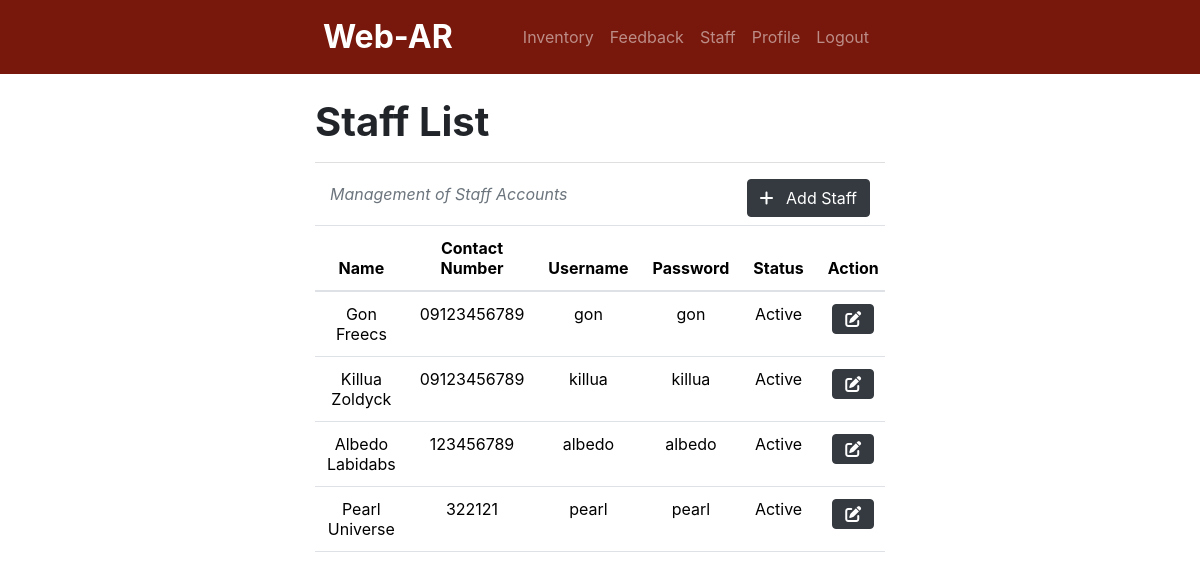
Screenshot of /inventory/staff.php (signed in) with the database file from the repository.
### tables this page shows
CREATE TABLE `user` (
  `userID` int(11) NOT NULL,
  `firstName` text NOT NULL,
  `lastName` text NOT NULL,
  `contactNumber` varchar(20) NOT NULL,
  `username` varchar(100) NOT NULL,
  `password` varchar(100) NOT NULL,
  `role` text NOT NULL,
  `isActive` tinyint(1) NOT NULL DEFAULT 1 COMMENT '1 - active; 0 - inactive'
);

### inventory/staff.php (the view, shortened to what this page needs)
<?php
    include '../header.php';
    include 'navbar.php';
    include '../db_connect.php';
?>
<div class="container w-50">
    <h1 class="text-start fw-bold mt-4">Staff List</h1>
    <hr style="height:1px;border-width:0;color:gray;background-color:gray">
    <div class="container d-flex justify-content-between align-items-center">
        <p class="text-muted fst-italic">Management of Staff Accounts</p>
        <button class="btn btn-dark mb-2" href="#" data-bs-toggle="modal" data-bs-target="#addStaffModal" role="button">
            <i class="fa-solid fa-plus"></i>
            <span class="ms-2">Add Staff</span>
        </button>
    </div>
    <div class="table-responsive">
        <table class="table table-hover">
            <thead class="text-center">
                <tr>
                    <th scope="col">Name</th>
                    <th scope="col">Contact Number</th>
                    <th scope="col">Username</th>
                    <th scope="col">Password</th>
                    <th scope="col">Status</th>
                    <th scope="col">Action</th>
                </tr>
            </thead>
            <tbody>
                <?php
                    $q= "SELECT * FROM user WHERE role = 'Staff' ";
                    $r = mysqli_query($conn, $q);
                    while ($row = mysqli_fetch_assoc($r)) {
                        $staffID             = $row['userID'];
                        $staffFirstName      = $row['firstName'];
                        $staffLastName       = $row['lastName'];
                        $staffContactNumber  = $row['contactNumber'];
                        $staffUsername       = $row['username'];
                        $staffPassword       = $row['password'];
                        $staffStatus         = $row['isActive'];
                        $statusText = ($staffStatus == 1) ? "Active" : "Inactive";
                        ?>
                    <tr>
                        <td class="text-center"><?php echo $staffFirstName . ' ' . $staffLastName; ?></td>
                        <td class="text-center"><?php echo $staffContactNumber; ?></td>
                        <td class="text-center"><?php echo $staffUsername; ?></td>
                        <td class="text-center"><?php echo $staffPassword; ?></td>
                        <td class="text-center"><?php echo $statusText; ?></td>
                        <td>
                        <div class="text-center">
                            <button type="button" class="btn btn-dark mb-2" data-bs-toggle="modal" data-bs-target="#editStaffModal<?php echo $staffID; ?>">
                                <div class="d-flex align-items-center">
                                    <i class="fa-solid fa-pen-to-square"></i>
                                </div>
                            </button>
                        </div>
                        </td>
                    </tr>
                <?php
                    }
                ?>
            </tbody>
        </table>
    </div>
</div>

### rows the page displays
user: firstName "Gon", lastName "Freecs", contactNumber "09123456789", username "gon", password "gon", isActive "Active"
user: firstName "Killua", lastName "Zoldyck", contactNumber "09123456789", username "killua", password "killua", isActive "Active"
user: firstName "Albedo", lastName "Labidabs", contactNumber "123456789", username "albedo", password "albedo", isActive "Active"
user: firstName "Pearl", lastName "Universe", contactNumber "322121", username "pearl", password "pearl", isActive "Active"
